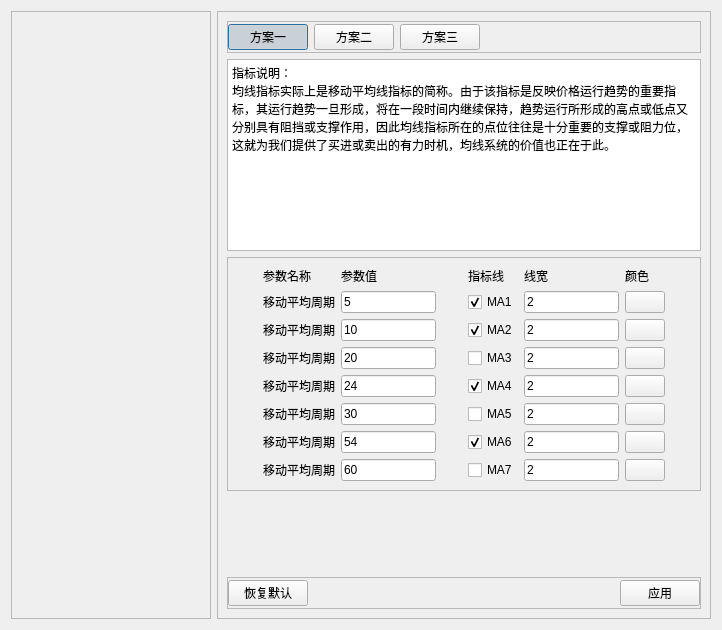
<?xml version="1.0" encoding="UTF-8"?>
<ui version="4.0">
 <class>KLineIndicatorSettingDialog</class>
 <widget class="QDialog" name="KLineIndicatorSettingDialog">
  <property name="geometry">
   <rect>
    <x>0</x>
    <y>0</y>
    <width>722</width>
    <height>630</height>
   </rect>
  </property>
  <property name="windowTitle">
   <string>指标设置</string>
  </property>
  <layout class="QHBoxLayout" name="horizontalLayout_3">
   <item>
    <widget class="QFrame" name="frame_indicators">
     <property name="minimumSize">
      <size>
       <width>200</width>
       <height>0</height>
      </size>
     </property>
     <property name="maximumSize">
      <size>
       <width>200</width>
       <height>16777215</height>
      </size>
     </property>
     <property name="frameShape">
      <enum>QFrame::StyledPanel</enum>
     </property>
     <property name="frameShadow">
      <enum>QFrame::Raised</enum>
     </property>
    </widget>
   </item>
   <item>
    <widget class="QFrame" name="frame_center">
     <property name="frameShape">
      <enum>QFrame::StyledPanel</enum>
     </property>
     <property name="frameShadow">
      <enum>QFrame::Raised</enum>
     </property>
     <layout class="QVBoxLayout" name="verticalLayout">
      <item>
       <widget class="QFrame" name="frame_title_scheme">
        <property name="minimumSize">
         <size>
          <width>0</width>
          <height>32</height>
         </size>
        </property>
        <property name="maximumSize">
         <size>
          <width>16777215</width>
          <height>32</height>
         </size>
        </property>
        <property name="frameShape">
         <enum>QFrame::StyledPanel</enum>
        </property>
        <property name="frameShadow">
         <enum>QFrame::Raised</enum>
        </property>
        <layout class="QHBoxLayout" name="horizontalLayout">
         <property name="leftMargin">
          <number>0</number>
         </property>
         <property name="topMargin">
          <number>0</number>
         </property>
         <property name="rightMargin">
          <number>0</number>
         </property>
         <property name="bottomMargin">
          <number>0</number>
         </property>
         <item>
          <widget class="QPushButton" name="btn_scheme">
           <property name="text">
            <string>方案一</string>
           </property>
           <property name="checkable">
            <bool>true</bool>
           </property>
           <property name="checked">
            <bool>true</bool>
           </property>
           <property name="autoExclusive">
            <bool>true</bool>
           </property>
          </widget>
         </item>
         <item>
          <widget class="QPushButton" name="btn_scheme_1">
           <property name="text">
            <string>方案二</string>
           </property>
           <property name="checkable">
            <bool>true</bool>
           </property>
           <property name="autoExclusive">
            <bool>true</bool>
           </property>
          </widget>
         </item>
         <item>
          <widget class="QPushButton" name="btn_scheme_2">
           <property name="text">
            <string>方案三</string>
           </property>
           <property name="checkable">
            <bool>true</bool>
           </property>
           <property name="autoExclusive">
            <bool>true</bool>
           </property>
          </widget>
         </item>
         <item>
          <spacer name="horizontalSpacer">
           <property name="orientation">
            <enum>Qt::Horizontal</enum>
           </property>
           <property name="sizeHint" stdset="0">
            <size>
             <width>230</width>
             <height>20</height>
            </size>
           </property>
          </spacer>
         </item>
        </layout>
       </widget>
      </item>
      <item>
       <widget class="QPlainTextEdit" name="plainTextEdit">
        <property name="sizePolicy">
         <sizepolicy hsizetype="Preferred" vsizetype="Preferred">
          <horstretch>0</horstretch>
          <verstretch>0</verstretch>
         </sizepolicy>
        </property>
        <property name="readOnly">
         <bool>true</bool>
        </property>
        <property name="plainText">
         <string>指标说明：
均线指标实际上是移动平均线指标的简称。由于该指标是反映价格运行趋势的重要指标，其运行趋势一旦形成，将在一段时间内继续保持，趋势运行所形成的高点或低点又分别具有阻挡或支撑作用，因此均线指标所在的点位往往是十分重要的支撑或阻力位，这就为我们提供了买进或卖出的有力时机，均线系统的价值也正在于此。</string>
        </property>
       </widget>
      </item>
      <item>
       <widget class="QFrame" name="frame_ma_period">
        <property name="sizePolicy">
         <sizepolicy hsizetype="Preferred" vsizetype="Expanding">
          <horstretch>0</horstretch>
          <verstretch>0</verstretch>
         </sizepolicy>
        </property>
        <property name="frameShape">
         <enum>QFrame::StyledPanel</enum>
        </property>
        <property name="frameShadow">
         <enum>QFrame::Raised</enum>
        </property>
        <layout class="QGridLayout" name="gridLayout_3">
         <item row="5" column="1">
          <widget class="QLabel" name="label_title_ma_period_4">
           <property name="text">
            <string>移动平均周期</string>
           </property>
          </widget>
         </item>
         <item row="5" column="4">
          <widget class="QCheckBox" name="checkBox_ma_4">
           <property name="text">
            <string>MA5</string>
           </property>
          </widget>
         </item>
         <item row="1" column="5">
          <widget class="QLineEdit" name="lineEdit_line_width">
           <property name="text">
            <string>2</string>
           </property>
          </widget>
         </item>
         <item row="3" column="0">
          <spacer name="horizontalSpacer_4">
           <property name="orientation">
            <enum>Qt::Horizontal</enum>
           </property>
           <property name="sizeHint" stdset="0">
            <size>
             <width>40</width>
             <height>20</height>
            </size>
           </property>
          </spacer>
         </item>
         <item row="6" column="1">
          <widget class="QLabel" name="label_title_ma_period_5">
           <property name="text">
            <string>移动平均周期</string>
           </property>
          </widget>
         </item>
         <item row="1" column="6">
          <widget class="QPushButton" name="btn_color">
           <property name="text">
            <string/>
           </property>
          </widget>
         </item>
         <item row="0" column="2">
          <widget class="QLabel" name="label_title_para_value">
           <property name="text">
            <string>参数值</string>
           </property>
          </widget>
         </item>
         <item row="6" column="6">
          <widget class="QPushButton" name="btn_color_5">
           <property name="text">
            <string/>
           </property>
          </widget>
         </item>
         <item row="0" column="5">
          <widget class="QLabel" name="label_title_line_width">
           <property name="text">
            <string>线宽</string>
           </property>
          </widget>
         </item>
         <item row="4" column="2">
          <widget class="QLineEdit" name="lineEdit_ma_period_3">
           <property name="text">
            <string>24</string>
           </property>
          </widget>
         </item>
         <item row="0" column="1">
          <widget class="QLabel" name="label_title_para_name">
           <property name="text">
            <string>参数名称</string>
           </property>
          </widget>
         </item>
         <item row="7" column="2">
          <widget class="QLineEdit" name="lineEdit_ma_period_6">
           <property name="text">
            <string>60</string>
           </property>
          </widget>
         </item>
         <item row="5" column="6">
          <widget class="QPushButton" name="btn_color_4">
           <property name="text">
            <string/>
           </property>
          </widget>
         </item>
         <item row="6" column="4">
          <widget class="QCheckBox" name="checkBox_ma_5">
           <property name="text">
            <string>MA6</string>
           </property>
           <property name="checked">
            <bool>true</bool>
           </property>
          </widget>
         </item>
         <item row="5" column="5">
          <widget class="QLineEdit" name="lineEdit_line_width_4">
           <property name="text">
            <string>2</string>
           </property>
          </widget>
         </item>
         <item row="4" column="6">
          <widget class="QPushButton" name="btn_color_3">
           <property name="text">
            <string/>
           </property>
          </widget>
         </item>
         <item row="7" column="5">
          <widget class="QLineEdit" name="lineEdit_line_width_6">
           <property name="text">
            <string>2</string>
           </property>
          </widget>
         </item>
         <item row="2" column="2">
          <widget class="QLineEdit" name="lineEdit_ma_period_1">
           <property name="text">
            <string>10</string>
           </property>
          </widget>
         </item>
         <item row="0" column="6">
          <widget class="QLabel" name="label_title_line_color">
           <property name="text">
            <string>颜色</string>
           </property>
          </widget>
         </item>
         <item row="3" column="2">
          <widget class="QLineEdit" name="lineEdit_ma_period_2">
           <property name="text">
            <string>20</string>
           </property>
          </widget>
         </item>
         <item row="2" column="5">
          <widget class="QLineEdit" name="lineEdit_line_width_1">
           <property name="text">
            <string>2</string>
           </property>
          </widget>
         </item>
         <item row="3" column="4">
          <widget class="QCheckBox" name="checkBox_ma_2">
           <property name="text">
            <string>MA3</string>
           </property>
          </widget>
         </item>
         <item row="6" column="2">
          <widget class="QLineEdit" name="lineEdit_ma_period_5">
           <property name="text">
            <string>54</string>
           </property>
          </widget>
         </item>
         <item row="2" column="6">
          <widget class="QPushButton" name="btn_color_1">
           <property name="text">
            <string/>
           </property>
          </widget>
         </item>
         <item row="7" column="6">
          <widget class="QPushButton" name="btn_color_6">
           <property name="text">
            <string/>
           </property>
          </widget>
         </item>
         <item row="4" column="4">
          <widget class="QCheckBox" name="checkBox_ma_3">
           <property name="text">
            <string>MA4</string>
           </property>
           <property name="checked">
            <bool>true</bool>
           </property>
          </widget>
         </item>
         <item row="2" column="1">
          <widget class="QLabel" name="label_title_ma_period_1">
           <property name="text">
            <string>移动平均周期</string>
           </property>
          </widget>
         </item>
         <item row="3" column="6">
          <widget class="QPushButton" name="btn_color_2">
           <property name="text">
            <string/>
           </property>
          </widget>
         </item>
         <item row="4" column="1">
          <widget class="QLabel" name="label_title_ma_period_3">
           <property name="text">
            <string>移动平均周期</string>
           </property>
          </widget>
         </item>
         <item row="5" column="2">
          <widget class="QLineEdit" name="lineEdit_ma_period_4">
           <property name="text">
            <string>30</string>
           </property>
          </widget>
         </item>
         <item row="1" column="1">
          <widget class="QLabel" name="label_title_ma_period">
           <property name="text">
            <string>移动平均周期</string>
           </property>
          </widget>
         </item>
         <item row="7" column="1">
          <widget class="QLabel" name="label_title_ma_period_6">
           <property name="text">
            <string>移动平均周期</string>
           </property>
          </widget>
         </item>
         <item row="6" column="5">
          <widget class="QLineEdit" name="lineEdit_line_width_5">
           <property name="text">
            <string>2</string>
           </property>
          </widget>
         </item>
         <item row="2" column="4">
          <widget class="QCheckBox" name="checkBox_ma_1">
           <property name="text">
            <string>MA2</string>
           </property>
           <property name="checked">
            <bool>true</bool>
           </property>
          </widget>
         </item>
         <item row="3" column="1">
          <widget class="QLabel" name="label_title_ma_period_2">
           <property name="text">
            <string>移动平均周期</string>
           </property>
          </widget>
         </item>
         <item row="7" column="4">
          <widget class="QCheckBox" name="checkBox_ma_6">
           <property name="text">
            <string>MA7</string>
           </property>
          </widget>
         </item>
         <item row="3" column="5">
          <widget class="QLineEdit" name="lineEdit_line_width_2">
           <property name="text">
            <string>2</string>
           </property>
          </widget>
         </item>
         <item row="4" column="5">
          <widget class="QLineEdit" name="lineEdit_line_width_3">
           <property name="text">
            <string>2</string>
           </property>
          </widget>
         </item>
         <item row="1" column="4">
          <widget class="QCheckBox" name="checkBox_ma">
           <property name="text">
            <string>MA1</string>
           </property>
           <property name="checked">
            <bool>true</bool>
           </property>
          </widget>
         </item>
         <item row="0" column="4">
          <widget class="QLabel" name="label_title_indicators">
           <property name="sizePolicy">
            <sizepolicy hsizetype="Preferred" vsizetype="Preferred">
             <horstretch>0</horstretch>
             <verstretch>0</verstretch>
            </sizepolicy>
           </property>
           <property name="text">
            <string>指标线</string>
           </property>
          </widget>
         </item>
         <item row="1" column="2">
          <widget class="QLineEdit" name="lineEdit_ma_period">
           <property name="text">
            <string>5</string>
           </property>
          </widget>
         </item>
         <item row="3" column="7">
          <spacer name="horizontalSpacer_5">
           <property name="orientation">
            <enum>Qt::Horizontal</enum>
           </property>
           <property name="sizeHint" stdset="0">
            <size>
             <width>40</width>
             <height>20</height>
            </size>
           </property>
          </spacer>
         </item>
         <item row="3" column="3">
          <spacer name="horizontalSpacer_3">
           <property name="orientation">
            <enum>Qt::Horizontal</enum>
           </property>
           <property name="sizeHint" stdset="0">
            <size>
             <width>40</width>
             <height>20</height>
            </size>
           </property>
          </spacer>
         </item>
        </layout>
       </widget>
      </item>
      <item>
       <spacer name="verticalSpacer">
        <property name="orientation">
         <enum>Qt::Vertical</enum>
        </property>
        <property name="sizeHint" stdset="0">
         <size>
          <width>20</width>
          <height>40</height>
         </size>
        </property>
       </spacer>
      </item>
      <item>
       <widget class="QFrame" name="frame_title_bottom">
        <property name="minimumSize">
         <size>
          <width>0</width>
          <height>32</height>
         </size>
        </property>
        <property name="maximumSize">
         <size>
          <width>16777215</width>
          <height>32</height>
         </size>
        </property>
        <property name="frameShape">
         <enum>QFrame::StyledPanel</enum>
        </property>
        <property name="frameShadow">
         <enum>QFrame::Raised</enum>
        </property>
        <layout class="QHBoxLayout" name="horizontalLayout_2">
         <property name="leftMargin">
          <number>0</number>
         </property>
         <property name="topMargin">
          <number>0</number>
         </property>
         <property name="rightMargin">
          <number>0</number>
         </property>
         <property name="bottomMargin">
          <number>0</number>
         </property>
         <item>
          <widget class="QPushButton" name="btn_reset">
           <property name="text">
            <string>恢复默认</string>
           </property>
          </widget>
         </item>
         <item>
          <spacer name="horizontalSpacer_2">
           <property name="orientation">
            <enum>Qt::Horizontal</enum>
           </property>
           <property name="sizeHint" stdset="0">
            <size>
             <width>40</width>
             <height>20</height>
            </size>
           </property>
          </spacer>
         </item>
         <item>
          <widget class="QPushButton" name="btn_apply">
           <property name="text">
            <string>应用</string>
           </property>
          </widget>
         </item>
        </layout>
       </widget>
      </item>
     </layout>
    </widget>
   </item>
  </layout>
 </widget>
 <resources/>
 <connections/>
</ui>
